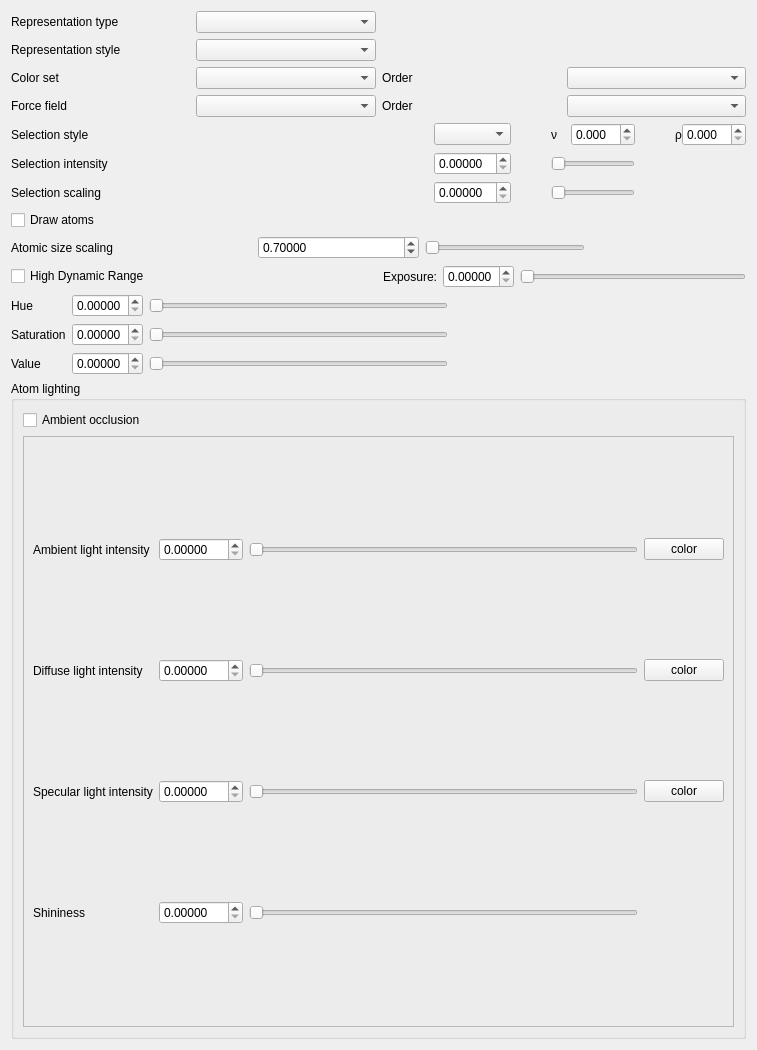
<?xml version="1.0" encoding="UTF-8"?>
<ui version="4.0">
 <class>AppearanceAtomsForm</class>
 <widget class="QWidget" name="AppearanceAtomsForm">
  <property name="geometry">
   <rect>
    <x>0</x>
    <y>0</y>
    <width>757</width>
    <height>1050</height>
   </rect>
  </property>
  <property name="windowTitle">
   <string>Form</string>
  </property>
  <layout class="QVBoxLayout" name="verticalLayout_2">
   <item>
    <layout class="QHBoxLayout" name="horizontalLayout_5">
     <item>
      <layout class="QGridLayout" name="gridLayout_2">
       <item row="0" column="0">
        <widget class="QLabel" name="label_2">
         <property name="text">
          <string>Representation type</string>
         </property>
        </widget>
       </item>
       <item row="0" column="1">
        <widget class="QComboBox" name="atomRepresentationType"/>
       </item>
       <item row="1" column="0">
        <widget class="QLabel" name="label_3">
         <property name="text">
          <string>Representation style</string>
         </property>
        </widget>
       </item>
       <item row="1" column="1">
        <widget class="QComboBox" name="atomRepresentationStyle"/>
       </item>
       <item row="2" column="0">
        <widget class="QLabel" name="label_4">
         <property name="text">
          <string>Color set</string>
         </property>
        </widget>
       </item>
       <item row="2" column="1">
        <widget class="QComboBox" name="colorSchemeComboBox"/>
       </item>
       <item row="2" column="2">
        <widget class="QLabel" name="label_6">
         <property name="text">
          <string>Order</string>
         </property>
        </widget>
       </item>
       <item row="2" column="3">
        <widget class="QComboBox" name="colorSchemeOrderComboBox"/>
       </item>
       <item row="3" column="0">
        <widget class="QLabel" name="label_5">
         <property name="text">
          <string>Force field</string>
         </property>
        </widget>
       </item>
       <item row="3" column="1">
        <widget class="QComboBox" name="forceFieldComboBox"/>
       </item>
       <item row="3" column="2">
        <widget class="QLabel" name="label_7">
         <property name="text">
          <string>Order</string>
         </property>
        </widget>
       </item>
       <item row="3" column="3">
        <widget class="QComboBox" name="forceFieldSchemeOrderComboBox"/>
       </item>
      </layout>
     </item>
    </layout>
   </item>
   <item>
    <layout class="QHBoxLayout" name="horizontalLayout_3">
     <item>
      <layout class="QGridLayout" name="gridLayout" columnstretch="3,0,0,0,0,0">
       <property name="horizontalSpacing">
        <number>0</number>
       </property>
       <item row="1" column="2">
        <spacer name="horizontalSpacer_10">
         <property name="orientation">
          <enum>Qt::Horizontal</enum>
         </property>
         <property name="sizeHint" stdset="0">
          <size>
           <width>40</width>
           <height>20</height>
          </size>
         </property>
        </spacer>
       </item>
       <item row="0" column="3">
        <layout class="QHBoxLayout" name="horizontalLayout_16">
         <item>
          <widget class="QLabel" name="label_10">
           <property name="text">
            <string>ν</string>
           </property>
          </widget>
         </item>
         <item>
          <widget class="CustomDoubleSpinBox" name="atomSelectionStyleNuDoubleSpinBox">
           <property name="keyboardTracking">
            <bool>false</bool>
           </property>
           <property name="decimals">
            <number>3</number>
           </property>
           <property name="maximum">
            <double>10.000000000000000</double>
           </property>
           <property name="singleStep">
            <double>0.100000000000000</double>
           </property>
          </widget>
         </item>
        </layout>
       </item>
       <item row="1" column="3">
        <widget class="QDoubleSlider" name="atomSelectionItensityDoubleSlider">
         <property name="orientation">
          <enum>Qt::Horizontal</enum>
         </property>
        </widget>
       </item>
       <item row="2" column="0">
        <widget class="QLabel" name="label_9">
         <property name="text">
          <string>Selection scaling</string>
         </property>
        </widget>
       </item>
       <item row="2" column="2">
        <spacer name="horizontalSpacer_11">
         <property name="orientation">
          <enum>Qt::Horizontal</enum>
         </property>
         <property name="sizeHint" stdset="0">
          <size>
           <width>40</width>
           <height>20</height>
          </size>
         </property>
        </spacer>
       </item>
       <item row="0" column="1">
        <widget class="QComboBox" name="atomSelectionStyleComboBox"/>
       </item>
       <item row="0" column="2">
        <spacer name="horizontalSpacer_9">
         <property name="orientation">
          <enum>Qt::Horizontal</enum>
         </property>
         <property name="sizeHint" stdset="0">
          <size>
           <width>40</width>
           <height>20</height>
          </size>
         </property>
        </spacer>
       </item>
       <item row="0" column="0">
        <widget class="QLabel" name="label">
         <property name="text">
          <string>Selection style</string>
         </property>
        </widget>
       </item>
       <item row="0" column="4">
        <spacer name="horizontalSpacer_13">
         <property name="orientation">
          <enum>Qt::Horizontal</enum>
         </property>
         <property name="sizeHint" stdset="0">
          <size>
           <width>40</width>
           <height>20</height>
          </size>
         </property>
        </spacer>
       </item>
       <item row="1" column="0">
        <widget class="QLabel" name="label_8">
         <property name="text">
          <string>Selection intensity</string>
         </property>
        </widget>
       </item>
       <item row="0" column="5">
        <layout class="QHBoxLayout" name="horizontalLayout_17">
         <item>
          <widget class="QLabel" name="label_11">
           <property name="text">
            <string>ρ</string>
           </property>
          </widget>
         </item>
         <item>
          <widget class="CustomDoubleSpinBox" name="atomSelectionStyleRhoDoubleSpinBox">
           <property name="keyboardTracking">
            <bool>false</bool>
           </property>
           <property name="decimals">
            <number>3</number>
           </property>
           <property name="maximum">
            <double>10.000000000000000</double>
           </property>
           <property name="singleStep">
            <double>0.100000000000000</double>
           </property>
          </widget>
         </item>
        </layout>
       </item>
       <item row="2" column="3">
        <widget class="QDoubleSlider" name="atomSelectionScalingDoubleSlider">
         <property name="orientation">
          <enum>Qt::Horizontal</enum>
         </property>
        </widget>
       </item>
       <item row="1" column="1">
        <widget class="CustomDoubleSpinBox" name="atomSelectionItensityDoubleSpinBox">
         <property name="keyboardTracking">
          <bool>false</bool>
         </property>
         <property name="decimals">
          <number>5</number>
         </property>
         <property name="maximum">
          <double>10.000000000000000</double>
         </property>
         <property name="singleStep">
          <double>0.100000000000000</double>
         </property>
        </widget>
       </item>
       <item row="2" column="1">
        <widget class="CustomDoubleSpinBox" name="atomSelectionScalingDoubleSpinBox">
         <property name="keyboardTracking">
          <bool>false</bool>
         </property>
         <property name="decimals">
          <number>5</number>
         </property>
         <property name="maximum">
          <double>3.000000000000000</double>
         </property>
         <property name="singleStep">
          <double>0.100000000000000</double>
         </property>
        </widget>
       </item>
       <item row="2" column="4">
        <spacer name="horizontalSpacer_14">
         <property name="orientation">
          <enum>Qt::Horizontal</enum>
         </property>
         <property name="sizeHint" stdset="0">
          <size>
           <width>40</width>
           <height>20</height>
          </size>
         </property>
        </spacer>
       </item>
       <item row="1" column="4">
        <spacer name="horizontalSpacer_12">
         <property name="orientation">
          <enum>Qt::Horizontal</enum>
         </property>
         <property name="sizeHint" stdset="0">
          <size>
           <width>40</width>
           <height>20</height>
          </size>
         </property>
        </spacer>
       </item>
      </layout>
     </item>
    </layout>
   </item>
   <item>
    <layout class="QHBoxLayout" name="horizontalLayout_18">
     <item>
      <layout class="QGridLayout" name="gridLayout_3" columnstretch="3,2,2,2">
       <item row="1" column="2">
        <widget class="QDoubleSlider" name="atomAtomicSizeScalingSlider">
         <property name="orientation">
          <enum>Qt::Horizontal</enum>
         </property>
        </widget>
       </item>
       <item row="1" column="0">
        <widget class="QLabel" name="label_24">
         <property name="text">
          <string>Atomic size scaling</string>
         </property>
        </widget>
       </item>
       <item row="1" column="3">
        <spacer name="horizontalSpacer">
         <property name="orientation">
          <enum>Qt::Horizontal</enum>
         </property>
         <property name="sizeHint" stdset="0">
          <size>
           <width>40</width>
           <height>20</height>
          </size>
         </property>
        </spacer>
       </item>
       <item row="0" column="3">
        <spacer name="horizontalSpacer_2">
         <property name="orientation">
          <enum>Qt::Horizontal</enum>
         </property>
         <property name="sizeHint" stdset="0">
          <size>
           <width>40</width>
           <height>20</height>
          </size>
         </property>
        </spacer>
       </item>
       <item row="0" column="1">
        <spacer name="horizontalSpacer_3">
         <property name="orientation">
          <enum>Qt::Horizontal</enum>
         </property>
         <property name="sizeHint" stdset="0">
          <size>
           <width>40</width>
           <height>20</height>
          </size>
         </property>
        </spacer>
       </item>
       <item row="0" column="2">
        <spacer name="horizontalSpacer_4">
         <property name="orientation">
          <enum>Qt::Horizontal</enum>
         </property>
         <property name="sizeHint" stdset="0">
          <size>
           <width>40</width>
           <height>20</height>
          </size>
         </property>
        </spacer>
       </item>
       <item row="0" column="0">
        <widget class="QCheckBox" name="atomDrawAtomsCheckBox">
         <property name="text">
          <string>Draw atoms</string>
         </property>
         <property name="tristate">
          <bool>true</bool>
         </property>
        </widget>
       </item>
       <item row="1" column="1">
        <widget class="CustomDoubleSpinBox" name="atomSizeScalingSpinBox">
         <property name="buttonSymbols">
          <enum>QAbstractSpinBox::UpDownArrows</enum>
         </property>
         <property name="keyboardTracking">
          <bool>false</bool>
         </property>
         <property name="decimals">
          <number>5</number>
         </property>
         <property name="maximum">
          <double>3.000000000000000</double>
         </property>
         <property name="singleStep">
          <double>0.050000000000000</double>
         </property>
         <property name="value">
          <double>0.700000000000000</double>
         </property>
        </widget>
       </item>
      </layout>
     </item>
    </layout>
   </item>
   <item>
    <layout class="QHBoxLayout" name="horizontalLayout_2">
     <item>
      <layout class="QVBoxLayout" name="verticalLayout">
       <item>
        <layout class="QHBoxLayout" name="horizontalLayout_19">
         <item>
          <widget class="QCheckBox" name="atomHighDynamicRangeCheckBox">
           <property name="text">
            <string>High Dynamic Range</string>
           </property>
          </widget>
         </item>
         <item>
          <spacer name="horizontalSpacer_8">
           <property name="orientation">
            <enum>Qt::Horizontal</enum>
           </property>
           <property name="sizeHint" stdset="0">
            <size>
             <width>40</width>
             <height>20</height>
            </size>
           </property>
          </spacer>
         </item>
         <item>
          <widget class="QLabel" name="label_25">
           <property name="text">
            <string>Exposure:</string>
           </property>
          </widget>
         </item>
         <item>
          <widget class="CustomDoubleSpinBox" name="atomHDRExposureDoubleSpinBox">
           <property name="keyboardTracking">
            <bool>false</bool>
           </property>
           <property name="decimals">
            <number>5</number>
           </property>
           <property name="maximum">
            <double>3.000000000000000</double>
           </property>
           <property name="singleStep">
            <double>0.100000000000000</double>
           </property>
          </widget>
         </item>
         <item>
          <widget class="QDoubleSlider" name="atomHDRExposureDoubleSlider">
           <property name="orientation">
            <enum>Qt::Horizontal</enum>
           </property>
          </widget>
         </item>
        </layout>
       </item>
       <item>
        <layout class="QGridLayout" name="gridLayout_4">
         <item row="0" column="0">
          <widget class="QLabel" name="label_26">
           <property name="text">
            <string>Hue</string>
           </property>
          </widget>
         </item>
         <item row="0" column="2">
          <widget class="QDoubleSlider" name="atomHueDoubleSlider">
           <property name="orientation">
            <enum>Qt::Horizontal</enum>
           </property>
          </widget>
         </item>
         <item row="0" column="3">
          <spacer name="horizontalSpacer_5">
           <property name="orientation">
            <enum>Qt::Horizontal</enum>
           </property>
           <property name="sizeHint" stdset="0">
            <size>
             <width>40</width>
             <height>20</height>
            </size>
           </property>
          </spacer>
         </item>
         <item row="1" column="0">
          <widget class="QLabel" name="label_27">
           <property name="text">
            <string>Saturation</string>
           </property>
          </widget>
         </item>
         <item row="1" column="2">
          <widget class="QDoubleSlider" name="atomSaturationDoubleSlider">
           <property name="orientation">
            <enum>Qt::Horizontal</enum>
           </property>
          </widget>
         </item>
         <item row="1" column="3">
          <spacer name="horizontalSpacer_6">
           <property name="orientation">
            <enum>Qt::Horizontal</enum>
           </property>
           <property name="sizeHint" stdset="0">
            <size>
             <width>40</width>
             <height>20</height>
            </size>
           </property>
          </spacer>
         </item>
         <item row="2" column="0">
          <widget class="QLabel" name="label_28">
           <property name="text">
            <string>Value</string>
           </property>
          </widget>
         </item>
         <item row="2" column="2">
          <widget class="QDoubleSlider" name="atomValueDoubleSlider">
           <property name="orientation">
            <enum>Qt::Horizontal</enum>
           </property>
          </widget>
         </item>
         <item row="2" column="3">
          <spacer name="horizontalSpacer_7">
           <property name="orientation">
            <enum>Qt::Horizontal</enum>
           </property>
           <property name="sizeHint" stdset="0">
            <size>
             <width>40</width>
             <height>20</height>
            </size>
           </property>
          </spacer>
         </item>
         <item row="0" column="1">
          <widget class="CustomDoubleSpinBox" name="atomHueDoubleSpinBox">
           <property name="keyboardTracking">
            <bool>false</bool>
           </property>
           <property name="decimals">
            <number>5</number>
           </property>
           <property name="maximum">
            <double>2.000000000000000</double>
           </property>
           <property name="singleStep">
            <double>0.050000000000000</double>
           </property>
          </widget>
         </item>
         <item row="1" column="1">
          <widget class="CustomDoubleSpinBox" name="atomSaturationDoubleSpinBox">
           <property name="keyboardTracking">
            <bool>false</bool>
           </property>
           <property name="decimals">
            <number>5</number>
           </property>
           <property name="maximum">
            <double>2.000000000000000</double>
           </property>
           <property name="singleStep">
            <double>0.050000000000000</double>
           </property>
          </widget>
         </item>
         <item row="2" column="1">
          <widget class="CustomDoubleSpinBox" name="atomValueDoubleSpinBox">
           <property name="keyboardTracking">
            <bool>false</bool>
           </property>
           <property name="decimals">
            <number>5</number>
           </property>
           <property name="maximum">
            <double>2.000000000000000</double>
           </property>
           <property name="singleStep">
            <double>0.050000000000000</double>
           </property>
          </widget>
         </item>
        </layout>
       </item>
      </layout>
     </item>
    </layout>
   </item>
   <item>
    <layout class="QHBoxLayout" name="horizontalLayout">
     <item>
      <widget class="QGroupBox" name="groupBox">
       <property name="title">
        <string>Atom lighting</string>
       </property>
       <layout class="QVBoxLayout" name="verticalLayout_4">
        <item>
         <widget class="QCheckBox" name="atomAmbientOcclusionCheckBox">
          <property name="text">
           <string>Ambient occlusion</string>
          </property>
         </widget>
        </item>
        <item>
         <widget class="QFrame" name="frame">
          <property name="frameShape">
           <enum>QFrame::StyledPanel</enum>
          </property>
          <property name="frameShadow">
           <enum>QFrame::Raised</enum>
          </property>
          <layout class="QGridLayout" name="gridLayout_5">
           <item row="0" column="0">
            <widget class="QLabel" name="label_12">
             <property name="text">
              <string>Ambient light intensity</string>
             </property>
            </widget>
           </item>
           <item row="0" column="2">
            <widget class="QDoubleSlider" name="atomAmbientIntensityDoubleSlider">
             <property name="orientation">
              <enum>Qt::Horizontal</enum>
             </property>
            </widget>
           </item>
           <item row="0" column="3">
            <widget class="SelectColorButton" name="atomAmbientColorPushButton">
             <property name="text">
              <string>color</string>
             </property>
            </widget>
           </item>
           <item row="1" column="0">
            <widget class="QLabel" name="label_13">
             <property name="text">
              <string>Diffuse light intensity</string>
             </property>
            </widget>
           </item>
           <item row="1" column="2">
            <widget class="QDoubleSlider" name="atomDiffuseIntensityDoubleSlider">
             <property name="orientation">
              <enum>Qt::Horizontal</enum>
             </property>
            </widget>
           </item>
           <item row="1" column="3">
            <widget class="SelectColorButton" name="atomDiffuseColorPushButton">
             <property name="text">
              <string>color</string>
             </property>
            </widget>
           </item>
           <item row="2" column="0">
            <widget class="QLabel" name="label_14">
             <property name="text">
              <string>Specular light intensity</string>
             </property>
            </widget>
           </item>
           <item row="2" column="2">
            <widget class="QDoubleSlider" name="atomSpecularIntensityDoubleSlider">
             <property name="orientation">
              <enum>Qt::Horizontal</enum>
             </property>
            </widget>
           </item>
           <item row="2" column="3">
            <widget class="SelectColorButton" name="atomSpecularColorPushButton">
             <property name="text">
              <string>color</string>
             </property>
            </widget>
           </item>
           <item row="3" column="0">
            <widget class="QLabel" name="label_15">
             <property name="text">
              <string>Shininess</string>
             </property>
            </widget>
           </item>
           <item row="3" column="2">
            <widget class="QDoubleSlider" name="atomShininessDoubleSlider">
             <property name="orientation">
              <enum>Qt::Horizontal</enum>
             </property>
            </widget>
           </item>
           <item row="0" column="1">
            <widget class="CustomDoubleSpinBox" name="atomAmbientIntensityDoubleSpinBox">
             <property name="keyboardTracking">
              <bool>false</bool>
             </property>
             <property name="decimals">
              <number>5</number>
             </property>
             <property name="maximum">
              <double>1.000000000000000</double>
             </property>
             <property name="singleStep">
              <double>0.050000000000000</double>
             </property>
            </widget>
           </item>
           <item row="1" column="1">
            <widget class="CustomDoubleSpinBox" name="atomDiffuseItensityDoubleSpinBox">
             <property name="keyboardTracking">
              <bool>false</bool>
             </property>
             <property name="decimals">
              <number>5</number>
             </property>
             <property name="maximum">
              <double>1.000000000000000</double>
             </property>
             <property name="singleStep">
              <double>0.050000000000000</double>
             </property>
            </widget>
           </item>
           <item row="2" column="1">
            <widget class="CustomDoubleSpinBox" name="atomSpecularIntensityDoubleSpinBoxBox">
             <property name="keyboardTracking">
              <bool>false</bool>
             </property>
             <property name="decimals">
              <number>5</number>
             </property>
             <property name="maximum">
              <double>1.000000000000000</double>
             </property>
             <property name="singleStep">
              <double>0.050000000000000</double>
             </property>
            </widget>
           </item>
           <item row="3" column="1">
            <widget class="CustomDoubleSpinBox" name="atomShininessDoubleSpinBox">
             <property name="keyboardTracking">
              <bool>false</bool>
             </property>
             <property name="decimals">
              <number>5</number>
             </property>
             <property name="maximum">
              <double>128.000000000000000</double>
             </property>
            </widget>
           </item>
          </layout>
         </widget>
        </item>
       </layout>
      </widget>
     </item>
    </layout>
   </item>
  </layout>
 </widget>
 <customwidgets>
  <customwidget>
   <class>QDoubleSlider</class>
   <extends>QSlider</extends>
   <header>qdoubleslider.h</header>
  </customwidget>
  <customwidget>
   <class>CustomDoubleSpinBox</class>
   <extends>QDoubleSpinBox</extends>
   <header>customdoublespinbox.h</header>
  </customwidget>
  <customwidget>
   <class>SelectColorButton</class>
   <extends>QPushButton</extends>
   <header>selectcolorbutton.h</header>
  </customwidget>
 </customwidgets>
 <resources/>
 <connections/>
</ui>
